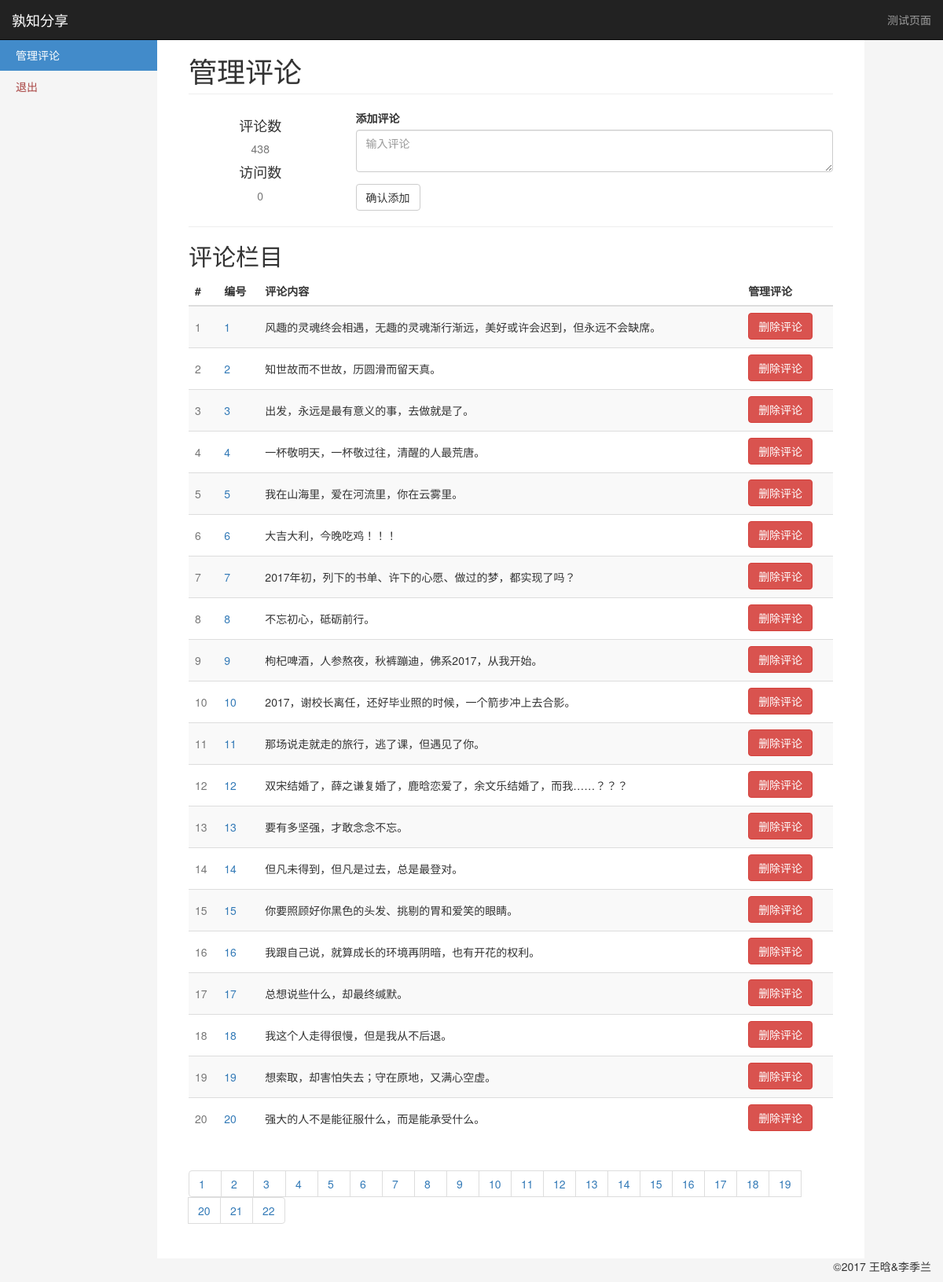
The page /manage on the database as committed earlier.
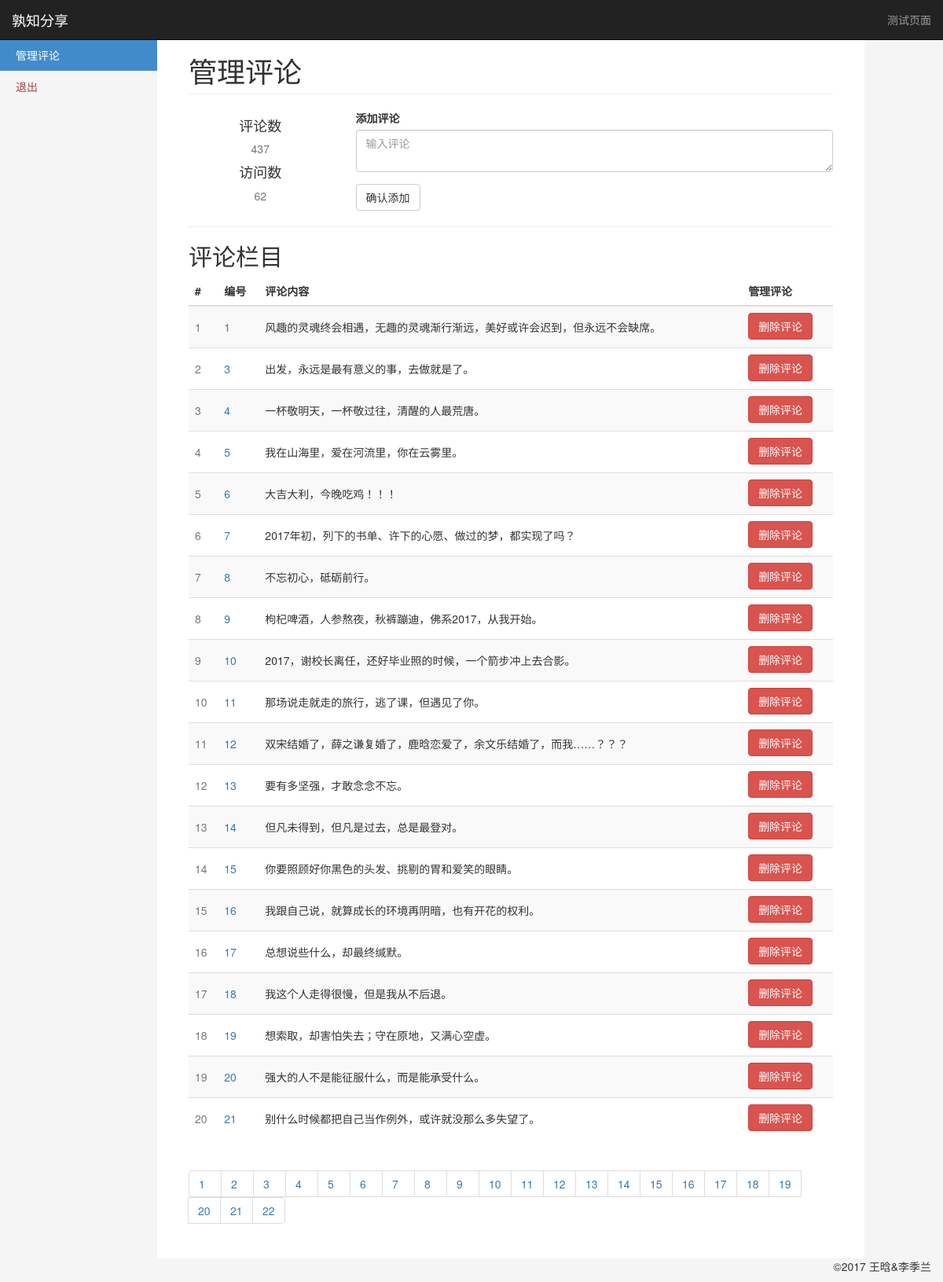
The same page on the database as committed later.
### app/models.py (models this page shows, shortened)
class Comment(db.Model):
    __tablename__ = 'comment'
    id = db.Column(db.Integer, primary_key=True)
    text = db.Column(db.String(256), nullable=False)

### app/views.py (the view)
@app.route('/manage', methods=["GET", "POST"])
@app.route('/manage<int:page>', methods=["GET", "POST"])
def manage(page=1):
    comments = comment_helper.get_all_comments()
    length = len(comments)
    p_list, start, end = comment_helper.get_page(length, pagesize=20, page=page)
    visit_count = visit_helper.get_all_count()
    count = {'visit': visit_count, 'com_len': length, 'page_list': p_list}
    return render_template('manage.html', comments=comments[start:end], count=count)

### app/dbhelper/comment_helper.py (called while the page is built, shortened)
def get_all_comments():
    comments = Comment.query.all()
    return comments

def get_page(length, page, pagesize=5):
    p_len = int(math.ceil(length / pagesize))
    p_list = range(1, p_len+1)
    start = 0
    end = pagesize
    if page == 0:
        start = length - pagesize
        end = length
    return p_list, start, end

### app/dbhelper/visit_helper.py (called while the page is built)
def get_all_count():
    try:
        count = db.session.query(func.sum(Visit.visit_count)).scalar()
    except Exception:
        count = 0
    return count

### app/templates/manage.html (shortened to what this page needs)
{% extends "layout.html" %}
{% block body %}
    <nav class="navbar navbar-inverse navbar-fixed-top" role="navigation">
        <div class="container-fluid">
            <div class="navbar-header">
                <a class="navbar-brand" href="#">孰知分享</a>
            </div>
            <div class="navbar-collapse collapse">
                <ul class="nav navbar-nav navbar-right">
                    <li><a href="/comment">测试页面</a></li>
                </ul>
            </div>
        </div>
    </nav>
    <div class="container-fluid">
        <div class="row row-offcanvas row-offcanvas-left">
            <div class="col-sm-3 col-md-2 sidebar-offcanvas" id="sidebar" role="navigation">
                <ul class="nav nav-sidebar">
                    <li class="active"><a href="/manage">管理评论</a></li>
                    <li><a href="/logout" target="_ext" class="text-danger">退出</a></li>
                </ul>
            </div>
            <div class="col-sm-9 col-md-9 main">
                <h1 class="page-header">
                    管理评论
                </h1>
                <div class="row">
                    <div class="placeholders col-md-3">
                        <div class="placeholder text-center">
                            <h4>评论数</h4>
                            <span class="text-muted">{{ count.com_len }}</span>
                        </div>
                        <div class="placeholder text-center">
                            <h4>访问数</h4>
                            <span class="text-muted">{{ count.visit }}</span>
                        </div>
                    </div>
                    <div class="placeholders col-md-9">
                        <div class="form-group">
                            <label for="addComment">添加评论</label>
                            <textarea type="text" class="form-control" id="addComment" placeholder="输入评论"></textarea>
                        </div>
                        <button class="btn btn-default" onclick="addComment()">确认添加</button>
                    </div>
                </div>
                <hr>
                <h2 class="sub-header">评论栏目</h2>
                <div class="table-responsive">
                    <table class="table table-striped">
                        <thead>
                        <tr>
                            <th>#</th>
                            <th>编号</th>
                            <th>评论内容</th>
                            <th>管理评论</th>
                        </tr>
                        </thead>
                        <tbody id="comTable">
                        {% for comment in comments %}
                            <tr>
                                <td class="text-muted">{{ loop.index }}</td>
                                <td class="text-primary">{{ comment.id }}</td>
                                <td>{{ comment.text }}</td>
                                <td><span><button class="btn btn-danger"
                                                  onclick="deleteComment({{ comment.id }})">删除评论</button> </span></td>
                            </tr>
                        {% endfor %}
                        </tbody>
                    </table>
                </div>
                <nav aria-label="Page navigation">
                    <ul class="pagination">
                        {% for page in count.page_list %}
                            <li><a href="manage{{ page }}">{{ page }}</a></li>
                        {% endfor %}
                    </ul>
                </nav>
            </div>
        </div>
    </div>
{% endblock %}

### app/templates/layout.html (shortened to what this page needs)
<!DOCTYPE html>
<!DOCTYPE html>
<html lang="en">
	<head>
		<link href="static/css/bootstrap.min.css" rel="stylesheet">
		<link href="static/css/styles.css" rel="stylesheet">
	</head>
	<body>
    {% block body %}
    {% endblock %}
    <footer>
      <p class="pull-right">©2017 王晗&李季兰</p>
    </footer>
	</body>
</html>

### app/static/css/styles.css (style rules this page uses)
body { padding-top: 50px; background-color: #f5f5f5; }
footer { padding-left: 15px; padding-right: 15px; background-color: #fff; }
.nav-sidebar { background-color: #f5f5f5; margin-right: -15px; margin-bottom: 20px; margin-left: -15px; }
.nav-sidebar > li > a { padding-right: 20px; padding-left: 20px; }
.nav-sidebar > .active > a { color: #fff; background-color: #428bca; }
.main { padding: 20px; background-color: #fff; }
@media (min-width: 768px) { .main { padding-right: 40px; padding-left: 40px; } }
.main .page-header { margin-top: 0; }
#comTable button { margin-top: 2x; margin-bottom: 2px; }
#comTable td { vertical-align: middle; }

### app/templates/layout.html (style rules this page uses)
.pagination li a { width: 42px; }

Rows that differ between the two databases and show on the page:
removed Comment: id "2", text "知世故而不世故，历圆滑而留天真。"
now on this page (row unchanged): Comment: id "21", text "别什么时候都把自己当作例外，或许就没那么多失望了。"
Other text that changed with them:
{{ count.com_len }}: "438" → "437"
{{ count.visit }}: "0" → "62"
